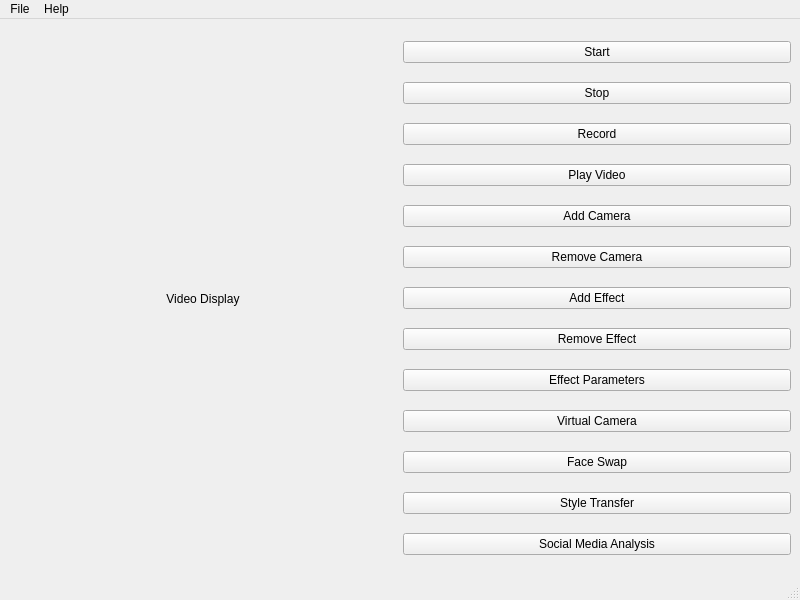
<?xml version="1.0" encoding="UTF-8"?>
<ui version="4.0">
 <class>MainWindow</class>
 <widget class="QMainWindow" name="MainWindow">
  <property name="geometry">
   <rect>
    <x>0</x>
    <y>0</y>
    <width>800</width>
    <height>600</height>
   </rect>
  </property>
  <property name="windowTitle">
   <string>Avatarify</string>
  </property>
  <widget class="QWidget" name="centralwidget">
   <layout class="QHBoxLayout" name="horizontalLayout">
    <item>
     <widget class="QLabel" name="videoLabel">
      <property name="text">
       <string>Video Display</string>
      </property>
      <property name="alignment">
       <set>Qt::AlignCenter</set>
      </property>
     </widget>
    </item>
    <item>
     <layout class="QVBoxLayout" name="controlsLayout">
      <item>
       <widget class="QPushButton" name="startButton">
        <property name="text">
         <string>Start</string>
        </property>
       </widget>
      </item>
      <item>
       <widget class="QPushButton" name="stopButton">
        <property name="text">
         <string>Stop</string>
        </property>
       </widget>
      </item>
      <item>
       <widget class="QPushButton" name="recordButton">
        <property name="text">
         <string>Record</string>
        </property>
       </widget>
      </item>
      <item>
       <widget class="QPushButton" name="playButton">
        <property name="text">
         <string>Play Video</string>
        </property>
       </widget>
      </item>
      <item>
       <widget class="QPushButton" name="addCameraButton">
        <property name="text">
         <string>Add Camera</string>
        </property>
       </widget>
      </item>
      <item>
       <widget class="QPushButton" name="removeCameraButton">
        <property name="text">
         <string>Remove Camera</string>
        </property>
       </widget>
      </item>
      <item>
       <widget class="QPushButton" name="addEffectButton">
        <property name="text">
         <string>Add Effect</string>
        </property>
       </widget>
      </item>
      <item>
       <widget class="QPushButton" name="removeEffectButton">
        <property name="text">
         <string>Remove Effect</string>
        </property>
       </widget>
      </item>
      <item>
       <widget class="QPushButton" name="effectParametersButton">
        <property name="text">
         <string>Effect Parameters</string>
        </property>
       </widget>
      </item>
      <item>
       <widget class="QPushButton" name="virtualCameraButton">
        <property name="text">
         <string>Virtual Camera</string>
        </property>
       </widget>
      </item>
      <item>
       <widget class="QPushButton" name="faceSwapButton">
        <property name="text">
         <string>Face Swap</string>
        </property>
       </widget>
      </item>
      <item>
       <widget class="QPushButton" name="styleTransferButton">
        <property name="text">
         <string>Style Transfer</string>
        </property>
       </widget>
      </item>
      <item>
       <widget class="QPushButton" name="socialMediaButton">
        <property name="text">
         <string>Social Media Analysis</string>
        </property>
       </widget>
      </item>
     </layout>
    </item>
   </layout>
  </widget>
  <widget class="QMenuBar" name="menubar">
   <property name="geometry">
    <rect>
     <x>0</x>
     <y>0</y>
     <width>800</width>
     <height>21</height>
    </rect>
   </property>
   <widget class="QMenu" name="menuFile">
    <property name="title">
     <string>File</string>
    </property>
    <addaction name="actionExit"/>
   </widget>
   <widget class="QMenu" name="menuHelp">
    <property name="title">
     <string>Help</string>
    </property>
    <addaction name="actionAbout"/>
   </widget>
   <addaction name="menuFile"/>
   <addaction name="menuHelp"/>
  </widget>
  <widget class="QStatusBar" name="statusbar"/>
  <action name="actionExit">
   <property name="text">
    <string>Exit</string>
   </property>
  </action>
  <action name="actionAbout">
   <property name="text">
    <string>About</string>
   </property>
  </action>
 </widget>
 <resources/>
 <connections/>
</ui>
